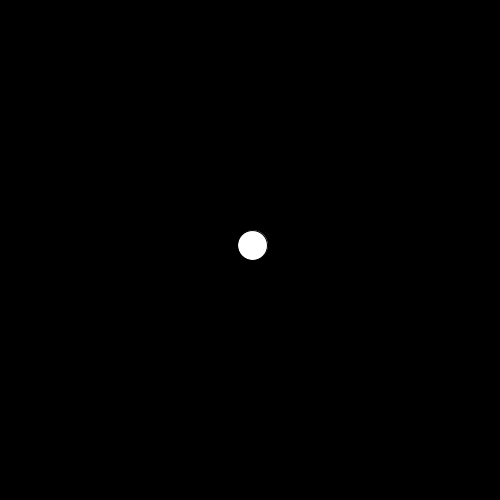
Frame 1 (no input)
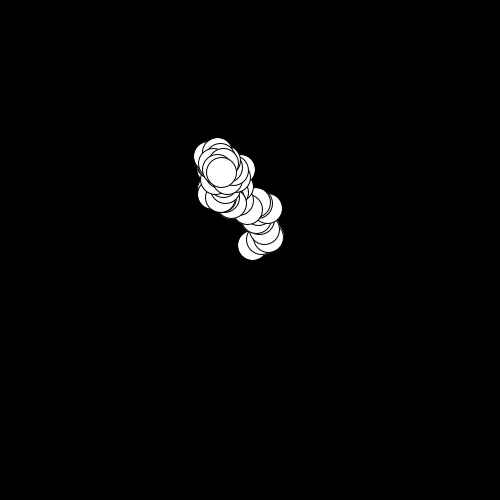
Frame 60 (the mouse pressed at the canvas centre just before this capture)
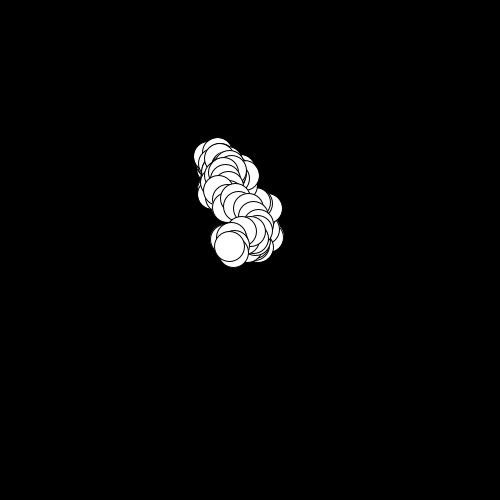
Frame 120 (the mouse held since frame 60 and released just before this capture)

The Processing sketch that drew these frames (run headless with seeded random() and noise(); from frame 60 on, the mouse is pressed at the canvas centre):

// Processing sketch: ex03_01_15
// ── ex03_01_15.pde
// random() 함수 및 constrain() 함수를 사용하여 원의 불규칙한 움직임을 구현

float x = 250.0, y = 250.0, velocity = 10.0;

void setup() {
  size(500, 500);
  background(0);
}

void draw() {
  x += random(-velocity, velocity);
  y += random(-velocity, velocity);
  ellipse(x, y, 30, 30);
  x = constrain(x, 0, width);
  y = constrain(y, 0, height);
}
